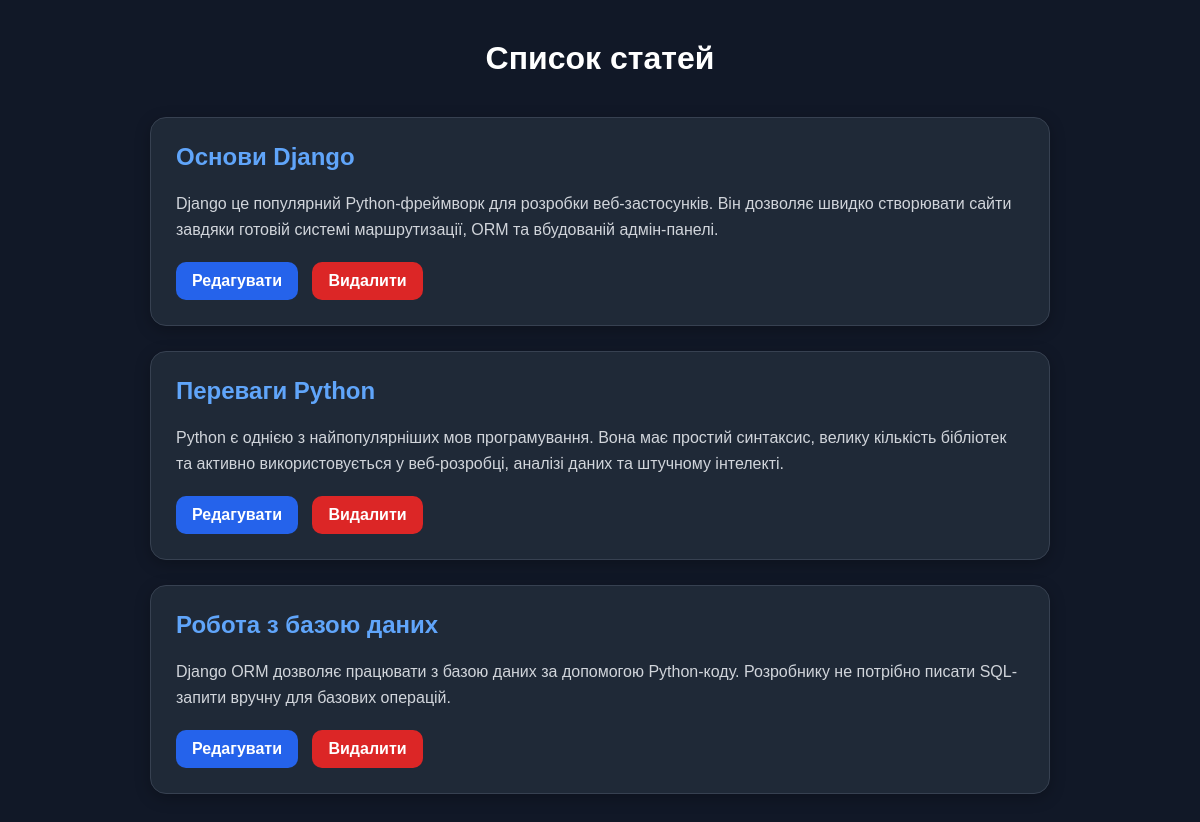
The page / on the database its author committed.
### articles/models.py (models this page shows, shortened)
class Article(models.Model):
    title = models.CharField(max_length=200)
    text = models.TextField()
    publication_date = models.DateTimeField(auto_now_add=True)

### articles/views.py (the view)
# urls.py: path('', views.article_list, name='article_list'),
def article_list(request):
    articles = Article.objects.all()
    return render(request, 'articles/article_list.html', {
        'articles': articles
    })

### articles/templates/articles/article_list.html (shortened to what this page needs)
{% load static %}
<!DOCTYPE html>
<html lang="uk">
<head>
    <link rel="stylesheet" href="{% static 'articles/style.css' %}">
</head>
<body>
    <div class="container">
        <h1>Список статей</h1>
        {% for article in articles %}
            <div class="article-card">
                <h2>{{ article.title }}</h2>
                <p>{{ article.text }}</p>
                <div class="article-actions">
                    <a class="btn edit-btn" href="{% url 'article_edit' article.id %}">
                        Редагувати
                    </a>
                    <a class="btn delete-btn" href="{% url 'article_delete' article.id %}">
                        Видалити
                    </a>
                </div>
            </div>
        {% endfor %}
    </div>
</body>
</html>

### articles/static/articles/style.css (style rules this page uses)
body { font-family: Arial, sans-serif; background-color: #111827; margin: 0; padding: 0; color: #f3f4f6; }
.container { width: 80%; max-width: 900px; margin: 40px auto; }
h1 { text-align: center; color: #ffffff; margin-bottom: 40px; }
.article-card { background-color: #1f2937; padding: 25px; margin-bottom: 25px; border-radius: 16px; border: 1px solid #374151; box-shadow: 0 4px 15px rgba(0, 0, 0, 0.25); }
.article-card h2 { margin-top: 0; color: #60a5fa; }
.article-card p { line-height: 1.6; color: #d1d5db; }
.article-actions { margin-top: 20px; }
.btn { display: inline-block; padding: 10px 16px; border-radius: 10px; text-decoration: none; color: white; font-weight: bold; margin-right: 10px; transition: 0.2s; }
.edit-btn { background-color: #2563eb; }
.delete-btn { background-color: #dc2626; }

### rows shown on the page
Article: title "Основи Django", text "Django це популярний Python-фреймворк для розробки веб-застосунків. Він дозволяє швидко створювати сайти завдяки готовій системі маршрутизації, ORM та вбудованій адмін-панелі."
Article: title "Переваги Python", text "Python є однією з найпопулярніших мов програмування. Вона має простий синтаксис, велику кількість бібліотек та активно використовується у веб-розробці, аналізі даних та штучному інтелекті."
Article: title "Робота з базою даних", text "Django ORM дозволяє працювати з базою даних за допомогою Python-коду. Розробнику не потрібно писати SQL-запити вручну для базових операцій."
